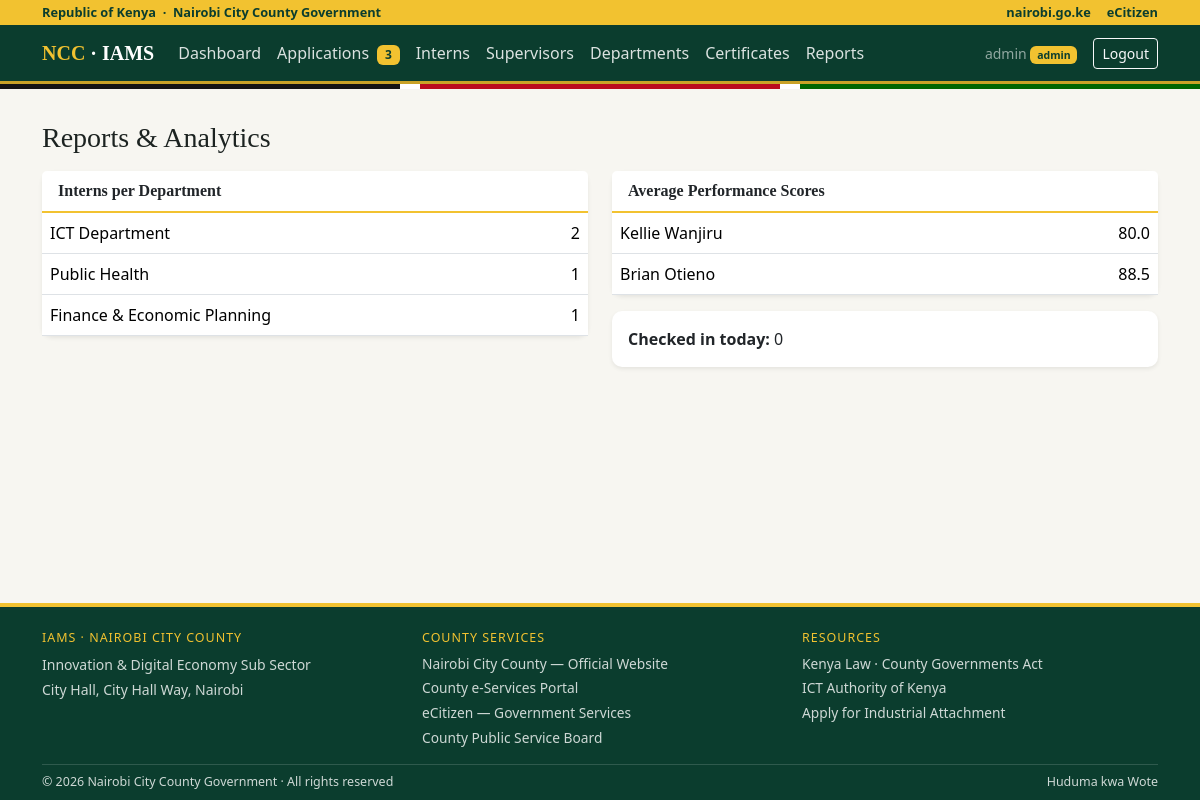
Screenshot of /admin/reports (signed in) with the database file from the repository.
### app.py (models this page shows, shortened)
class User(UserMixin, db.Model):
    id = db.Column(db.Integer, primary_key=True)
    username = db.Column(db.String(80), unique=True, nullable=False)
    password_hash = db.Column(db.String(255), nullable=False)
    role = db.Column(db.String(20), nullable=False)  # admin | supervisor | intern
    intern_id = db.Column(db.Integer, db.ForeignKey("intern.id"))
    supervisor_id = db.Column(db.Integer, db.ForeignKey("supervisor.id"))
    intern = db.relationship("Intern", foreign_keys=[intern_id])
    supervisor = db.relationship("Supervisor", foreign_keys=[supervisor_id])

class Department(db.Model):
    id = db.Column(db.Integer, primary_key=True)
    name = db.Column(db.String(120), unique=True, nullable=False)
    hod_name = db.Column(db.String(120))
    location = db.Column(db.String(120))

class Intern(db.Model):
    id = db.Column(db.Integer, primary_key=True)
    full_name = db.Column(db.String(120), nullable=False)
    admission_number = db.Column(db.String(40), unique=True, nullable=False)
    phone = db.Column(db.String(30))
    university = db.Column(db.String(120))
    course = db.Column(db.String(120))
    department_id = db.Column(db.Integer, db.ForeignKey("department.id"))
    supervisor_id = db.Column(db.Integer, db.ForeignKey("supervisor.id"))
    start_date = db.Column(db.Date, default=date.today)
    end_date = db.Column(db.Date)
    status = db.Column(db.String(20), default="active")  # active | completed | terminated
    department = db.relationship("Department")
    supervisor = db.relationship("Supervisor")
    attendance = db.relationship("Attendance", backref="intern", cascade="all, delete-orphan")
    logs = db.relationship("DailyLog", backref="intern", cascade="all, delete-orphan")
    evaluations = db.relationship("Performance", backref="intern", cascade="all, delete-orphan")
    certificate = db.relationship("Certificate", backref="intern", uselist=False, cascade="all, delete-orphan")

### app.py (the view)
@app.route("/admin/reports")
@role_required("admin")
def admin_reports():
    per_dept = (db.session.query(Department.name, db.func.count(Intern.id))
                .outerjoin(Intern, Intern.department_id == Department.id)
                .group_by(Department.id).all())
    avg_scores = (db.session.query(Intern.full_name, db.func.avg(Performance.score))
                  .join(Performance, Performance.intern_id == Intern.id)
                  .group_by(Intern.id).all())
    return render_template("admin_reports.html", per_dept=per_dept, avg_scores=avg_scores,
                           attendance_today=Attendance.query.filter_by(date=date.today()).count())

### app.py (called while the page is built)
@login_manager.user_loader
def load_user(user_id):
    return db.session.get(User, int(user_id))

def role_required(*roles):
    def wrapper(fn):
        @wraps(fn)
        def decorated(*args, **kwargs):
            if not current_user.is_authenticated:
                return redirect(url_for("login"))
            if current_user.role not in roles:
                abort(403)
            return fn(*args, **kwargs)
        return decorated
    return wrapper

@app.context_processor
def inject_badges():
    pending_apps = 0
    if current_user.is_authenticated and current_user.role == "admin":
        pending_apps = Application.query.filter_by(status="pending").count()
    return {"pending_applications": pending_apps}

### templates/admin_reports.html (shortened to what this page needs)
{% extends "base.html" %}
{% block content %}
<h3 class="mb-3">Reports &amp; Analytics</h3>
<div class="row g-4">
  <div class="col-md-6"><div class="card shadow-sm"><div class="card-header">Interns per Department</div>
    <table class="table mb-0"><tbody>{% for name, count in per_dept %}<tr><td>{{ name }}</td><td class="text-end">{{ count }}</td></tr>{% endfor %}</tbody></table></div></div>
  <div class="col-md-6"><div class="card shadow-sm"><div class="card-header">Average Performance Scores</div>
    <table class="table mb-0"><tbody>{% for name, avg in avg_scores %}<tr><td>{{ name }}</td><td class="text-end">{{ '%.1f'|format(avg) }}</td></tr>
      {% else %}<tr><td class="text-muted">No evaluations recorded.</td></tr>{% endfor %}</tbody></table></div>
    <div class="card shadow-sm mt-3"><div class="card-body"><strong>Checked in today:</strong> {{ attendance_today }}</div></div></div>
</div>
{% endblock %}

### templates/base.html (shortened to what this page needs)
<!DOCTYPE html>
<html lang="en">
<head>
  <link href="https://cdn.jsdelivr.net/npm/bootstrap@5.3.3/dist/css/bootstrap.min.css" rel="stylesheet">
  <link href="{{ url_for('static', filename='style.css') }}" rel="stylesheet">
</head>
<body>
<div class="gold-ribbon">
  <div class="container d-flex justify-content-between align-items-center">
    <span>Republic of Kenya &nbsp;·&nbsp; Nairobi City County Government</span>
    <span class="d-none d-md-flex gap-3">
      <a href="https://nairobi.go.ke" target="_blank" rel="noopener">nairobi.go.ke</a>
      <a href="https://ecitizen.go.ke" target="_blank" rel="noopener">eCitizen</a>
    </span>
  </div>
</div>
<nav class="navbar navbar-expand-lg navbar-dark ncc-navbar">
  <div class="container">
    <a class="navbar-brand fw-bold" href="{{ url_for('index') }}"><span class="text-gold">NCC</span> · IAMS</a>
    <div class="collapse navbar-collapse" id="nav">
      {% if current_user.is_authenticated %}
      <ul class="navbar-nav me-auto">
        {% if current_user.role == 'admin' %}
          <li class="nav-item"><a class="nav-link" href="{{ url_for('admin_dashboard') }}">Dashboard</a></li>
          <li class="nav-item"><a class="nav-link" href="{{ url_for('admin_applications') }}">Applications
            {% if pending_applications %}<span class="badge bg-gold ms-1">{{ pending_applications }}</span>{% endif %}</a></li>
          <li class="nav-item"><a class="nav-link" href="{{ url_for('admin_interns') }}">Interns</a></li>
          <li class="nav-item"><a class="nav-link" href="{{ url_for('admin_supervisors') }}">Supervisors</a></li>
          <li class="nav-item"><a class="nav-link" href="{{ url_for('admin_departments') }}">Departments</a></li>
          <li class="nav-item"><a class="nav-link" href="{{ url_for('admin_certificates') }}">Certificates</a></li>
          <li class="nav-item"><a class="nav-link" href="{{ url_for('admin_reports') }}">Reports</a></li>
        {% endif %}
      </ul>
      <span class="navbar-text me-3 small">{{ current_user.username }}
        <span class="badge bg-gold">{{ current_user.role }}</span></span>
      <a class="btn btn-outline-light btn-sm" href="{{ url_for('logout') }}">Logout</a>
      {% else %}
      <div class="ms-auto d-flex gap-2">
        <a class="btn btn-outline-light btn-sm" href="{{ url_for('login') }}">Login</a>
        <a class="btn btn-gold btn-sm" href="{{ url_for('apply') }}">Apply for Attachment</a>
      </div>
      {% endif %}
    </div>
  </div>
</nav>
<div class="flag-strip"></div>
<div class="container pt-3">
</div>
<main class="container py-3">{% block content %}{% endblock %}</main>
<footer class="ncc-footer pt-4">
  <div class="container">
    <div class="row g-4 pb-3">
      <div class="col-md-4">
        <h6>IAMS · Nairobi City County</h6>
        <p class="small mb-1">Innovation &amp; Digital Economy Sub Sector</p>
        <p class="small mb-0">City Hall, City Hall Way, Nairobi</p>
      </div>
      <div class="col-md-4">
        <h6>County Services</h6>
        <div class="d-flex flex-column gap-1">
          <a href="https://nairobi.go.ke" target="_blank" rel="noopener">Nairobi City County — Official Website</a>
          <a href="https://nairobiservices.go.ke" target="_blank" rel="noopener">County e-Services Portal</a>
          <a href="https://ecitizen.go.ke" target="_blank" rel="noopener">eCitizen — Government Services</a>
          <a href="https://cpsb.nairobi.go.ke" target="_blank" rel="noopener">County Public Service Board</a>
        </div>
      </div>
      <div class="col-md-4">
        <h6>Resources</h6>
        <div class="d-flex flex-column gap-1">
          <a href="https://www.kenyalaw.org" target="_blank" rel="noopener">Kenya Law · County Governments Act</a>
          <a href="https://icta.go.ke" target="_blank" rel="noopener">ICT Authority of Kenya</a>
          <a href="{{ url_for('apply') }}">Apply for Industrial Attachment</a>
        </div>
      </div>
    </div>
    <div class="bottom-bar py-2 d-flex justify-content-between flex-wrap gap-2">
      <span>© 2026 Nairobi City County Government · All rights reserved</span>
      <span>Huduma kwa Wote</span>
    </div>
  </div>
</footer>
</body>
</html>

### static/style.css (style rules this page uses)
:root { --green:#0b3d2e;--green2:#10513d;--gold:#f2c230;--gold2:#c9a227;--paper:#f7f6f1; }
body { background:var(--paper);color:#1c2321;display:flex;flex-direction:column;min-height:100vh;font-family:system-ui,-apple-system,"Segoe UI",Roboto,sans-serif; }
main { flex:1; }
h1,h2,h3,h4,h5,.navbar-brand { font-family:Georgia,"Times New Roman",serif; }
.gold-ribbon { background:var(--gold);color:var(--green);font-size:.8rem;font-weight:600;padding:3px 0; }
.gold-ribbon a { color:var(--green);text-decoration:none; }
.ncc-navbar { background:var(--green);border-bottom:3px solid var(--gold2); }
.ncc-navbar .nav-link { color:rgba(255,255,255,.85); }
.flag-strip { height:5px;background:linear-gradient(to right,#141414 0 33.3%,#fff 33.3% 35%,#bb0a1e 35% 65%,#fff 65% 66.7%,#006600 66.7% 100%); }
.text-gold { color:var(--gold); }
.card { border:none;border-radius:10px; }
.card-header { background:#fff;border-bottom:2px solid var(--gold);font-weight:600;font-family:Georgia,serif; }
.badge.bg-gold { background:var(--gold);color:var(--green); }
.ncc-footer { background:var(--green);color:rgba(255,255,255,.8);border-top:4px solid var(--gold);margin-top:2rem; }
.ncc-footer h6 { color:var(--gold);text-transform:uppercase;letter-spacing:.08em;font-size:.78rem;font-family:system-ui,sans-serif; }
.ncc-footer a { color:rgba(255,255,255,.8);text-decoration:none;font-size:.86rem; }
.ncc-footer .bottom-bar { border-top:1px solid rgba(255,255,255,.15);font-size:.78rem; }

### rows the page displays
User: username "admin", role "admin"
Department: name "ICT Department", count "2"
Department: name "Public Health", count "1"
Department: name "Finance & Economic Planning", count "1"
Intern: full_name "Kellie Wanjiru", avg "80.0"
Intern: full_name "Brian Otieno", avg "88.5"

### other values shown
{{ pending_applications }} "3"
{{ attendance_today }} "0"
